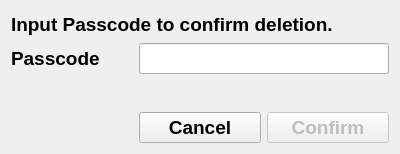
<?xml version="1.0" encoding="UTF-8"?>
<ui version="4.0">
 <class>ConfirmDeletion</class>
 <widget class="QDialog" name="ConfirmDeletion">
  <property name="windowModality">
   <enum>Qt::WindowModality::ApplicationModal</enum>
  </property>
  <property name="geometry">
   <rect>
    <x>0</x>
    <y>0</y>
    <width>400</width>
    <height>154</height>
   </rect>
  </property>
  <property name="font">
   <font>
    <pointsize>14</pointsize>
    <bold>true</bold>
   </font>
  </property>
  <property name="windowTitle">
   <string>Confirm Deletion</string>
  </property>
  <layout class="QGridLayout" name="gridLayout">
   <item row="0" column="0" colspan="3">
    <widget class="QLabel" name="lb_Inform">
     <property name="text">
      <string>Input Passcode to confirm deletion.</string>
     </property>
    </widget>
   </item>
   <item row="3" column="2">
    <widget class="QPushButton" name="pb_Confirm">
     <property name="enabled">
      <bool>false</bool>
     </property>
     <property name="text">
      <string>Confirm</string>
     </property>
     <property name="icon">
      <iconset resource="Icons/TaxiCal_Icons.qrc">
       <normaloff>:/Buttons/Confirm2.png</normaloff>:/Buttons/Confirm2.png</iconset>
     </property>
     <property name="iconSize">
      <size>
       <width>20</width>
       <height>20</height>
      </size>
     </property>
    </widget>
   </item>
   <item row="3" column="1">
    <widget class="QPushButton" name="pb_Cancel">
     <property name="text">
      <string>Cancel</string>
     </property>
     <property name="icon">
      <iconset resource="Icons/TaxiCal_Icons.qrc">
       <normaloff>:/Buttons/Cancel.png</normaloff>:/Buttons/Cancel.png</iconset>
     </property>
     <property name="iconSize">
      <size>
       <width>20</width>
       <height>20</height>
      </size>
     </property>
    </widget>
   </item>
   <item row="1" column="0">
    <widget class="QLabel" name="lb_Passcode">
     <property name="text">
      <string>Passcode</string>
     </property>
    </widget>
   </item>
   <item row="1" column="1" colspan="2">
    <widget class="QLineEdit" name="le_Passcode">
     <property name="echoMode">
      <enum>QLineEdit::EchoMode::Password</enum>
     </property>
    </widget>
   </item>
   <item row="2" column="0" colspan="3">
    <widget class="QLabel" name="lb_Messege">
     <property name="text">
      <string/>
     </property>
    </widget>
   </item>
  </layout>
 </widget>
 <resources>
  <include location="Icons/TaxiCal_Icons.qrc"/>
 </resources>
 <connections/>
</ui>
